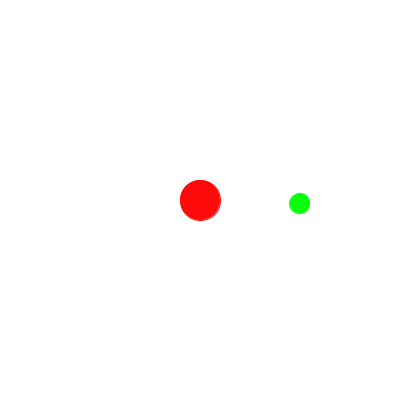
Frame 1 (no input)
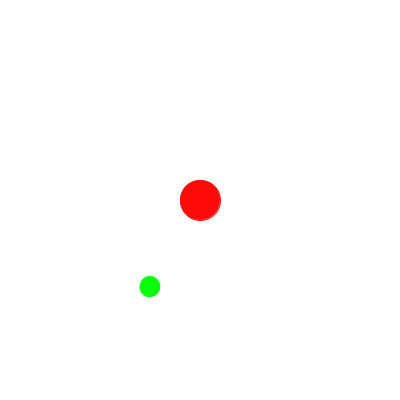
Frame 60 (the mouse pressed at the canvas centre just before this capture)
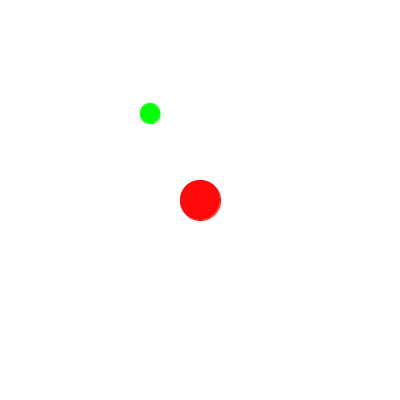
Frame 120 (the mouse held since frame 60 and released just before this capture)

The Processing sketch that drew these frames (run headless with seeded random() and noise(); from frame 60 on, the mouse is pressed at the canvas centre):

// Processing sketch: sketch_140606_4
// ── sketch_140606_4.pde
int c = 0;
int d = 100;
float theta;
  void setup(){
  size(400,400);
  smooth();
  theta = 0;
}
void draw(){
  int a = width/2;
  int b = height/2;
  c += 2;
  background(255);
  translate( (a) , (b) );
  stroke(255,10,10);
  fill(255,10,10);
  ellipse(0,0,40,40);
  theta = theta + 1;
  rotate(radians( (c) ));
  translate( (d) ,0);
  stroke(10,255,10);
  fill(10,255,10);
  ellipse(0,0,20,20);
}
